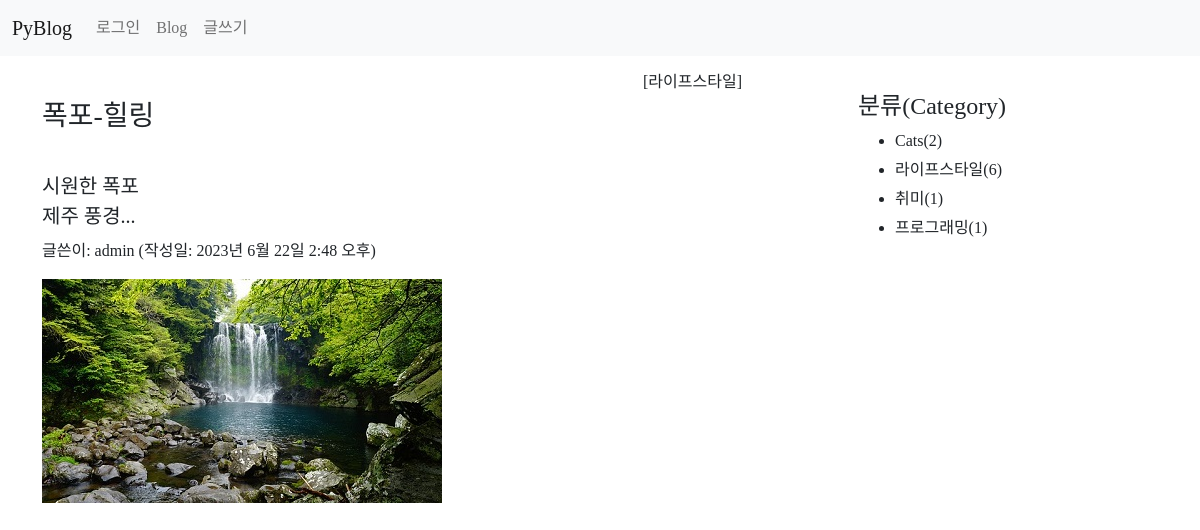
The app's page /blog/2/ with its own data.
### blog/models.py (models this page shows, shortened)
class Post(models.Model):
    author = models.ForeignKey(User, on_delete=models.CASCADE)
    title = models.CharField(max_length=100)  #제목
    content = models.TextField()              #내용
    pub_date = models.DateTimeField()         #발행일
    modify_date = models.DateTimeField(null=True, blank=True) #입력 폼이 비어도 됨
    photo = models.ImageField(upload_to='blog/images/%Y/%m/%d/',
                    null=True, blank=True)  #null 허용, 파일을 첨부하지 않을수 있음
    file = models.FileField(upload_to='blog/files/%y/%m/%d',
                            null=True, blank=True)
    category = models.ForeignKey(Category, null=True, blank=True,
                    on_delete=models.SET_NULL)

class Category(models.Model):
    name = models.CharField(max_length=50, unique=True)
    slug = models.SlugField(max_length=200, unique=True,
                allow_unicode=True)
    def __str__(self):
        return self.name
    class Meta:
        ordering = ['name']  # 이름순 정렬
        verbose_name = 'category'
        verbose_name_plural = 'categories'

### blog/views.py (the view)
# urls.py: path('<int:post_id>/', views.detail, name='detail'), #상세 페이지
def detail(request, post_id):
    post = Post.objects.get(id=post_id)
    categories = Category.objects.all()  # 카테고리 전체 검색
    context = {'post': post, 'categories': categories}
    return render(request, 'blog/detail.html', context)

### templates/blog/detail.html (shortened to what this page needs)
{% extends 'base.html' %}
{% block content %}
<div class="container my-3">
    <section id="detail">
        {% if post.category %}
            <h6 class="text-end">[{{ post.category }}]</h6>
        {% endif %}
        <h3>{{ post.title }}</h3>
        <h5 style="white-space: pre-line; line-height: 1.5">
            {{ post.content }}
        </h5>
        <p>글쓴이: {{ post.author }} (작성일: {{ post.pub_date }})</p>
        {% if post.photo %}
            <img src="{{ post.photo.url }}">
        {% endif %}
    </section>
    <aside id="category">
        <h4>분류(Category)</h4>
        <div>
            <ul>
                {% for category in categories %}
                    <li>{{ category.name }}({{ category.post_set.count }})</li>
                {% endfor %}
            </ul>
        </div>
    </aside>
</div>
{% endblock %}

### templates/base.html (shortened to what this page needs)
<!DOCTYPE html>
<html lang="en">
{% load static %}
<head>
    <link rel="stylesheet" href="{% static 'blog/css/bootstrap.css' %}">
    <link rel="stylesheet" href="{% static 'blog/css/style.css' %}">
</head>
<body>
{% include 'navbar.html' %}
{% block content %}
{% endblock %}
</body>
</html>

### templates/navbar.html (shortened to what this page needs)
<nav class="navbar navbar-expand-lg navbar-light bg-light">
  <div class="container-fluid">
    <a class="navbar-brand" href="/">PyBlog</a>
    <div class="collapse navbar-collapse" id="navbarSupportedContent">
      <ul class="navbar-nav me-auto mb-2 mb-lg-0">
        {% if not user.is_authenticated %}
        <li class="nav-item">
          <a class="nav-link" href="{% url 'common:login' %}">로그인</a>
        </li>
        {% else %}
        <li class="nav-item">
          <a class="nav-link" href="{% url 'common:logout' %}">
            {{ user.username }}(로그아웃)
          </a>
        </li>
        {% endif %}
        <li class="nav-item">
          <a class="nav-link" href="{% url 'blog:post_list' %}">Blog</a>
        </li>
        <li class="nav-item">
          <a class="nav-link" href="{% url 'blog:post_create' %}">글쓰기</a>
        </li>
      </ul>
    </div>
  </div>
</nav>

### static/blog/css/style.css (style rules this page uses)
a { text-decoration: none; }
body { font-family: 'omyu_pretty'; }
#detail { width: 700px; float: left; }
#category { width: 200px; float: right; margin: 20px 100px 0 0; }
#category ul li { margin: 5px; }

### records on screen
Post: category "라이프스타일", title "폭포-힐링", content "시원한 폭포 제주 풍경...", author "admin", pub_date "2023년 6월 22일 2:48 오후", photo (picture)
Category: name "Cats", post_set.count "2"
Category: name "라이프스타일", post_set.count "6"
Category: name "취미", post_set.count "1"
Category: name "프로그래밍", post_set.count "1"
